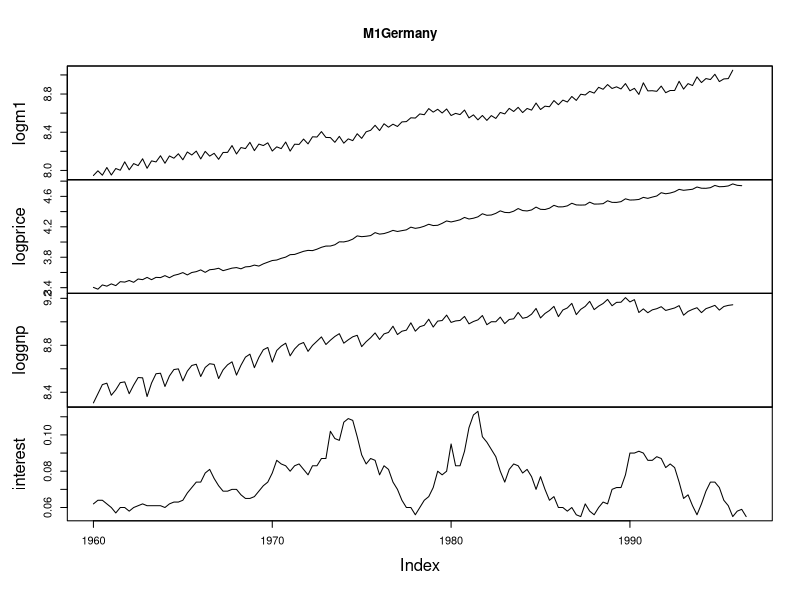
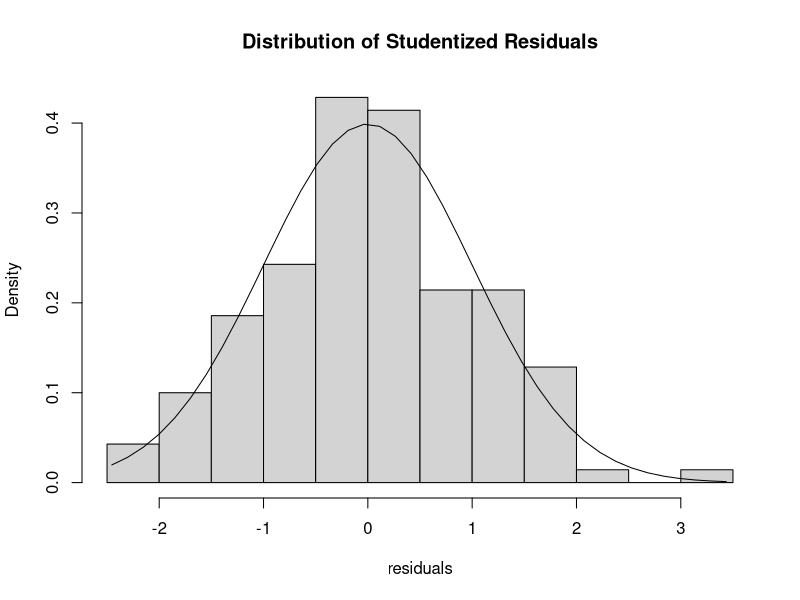

These figures' R source, in order:
## ---- chunk 1
install.packages("dynlm")
library(dynlm)
library(car)
M1Germany #duomenys
## ---- chunk 2
plot(M1Germany)
## ---- chunk 3
mod1 <- dynlm((logm1)~L(logprice,3)+d((L(loggnp,2)))+(L(interest,1)), data = M1Germany, start = c(1960,1), end = c(1996,3))
summary(mod1)
mod2 <- dynlm((logm1)~L(logprice,4)+d((L(loggnp,2)))+(L(interest,2)), data = M1Germany, start = c(1960,1), end = c(1996,3))
summary(mod2)
mod3 <- dynlm((logm1)~L(logprice,1)+d((L(loggnp,3)))+(L(interest,2)), data = M1Germany, start = c(1960,1), end = c(1996,3))
summary(mod3)
mod4 <- dynlm((logm1)~L(logprice,1)+(L(interest,2)), data = M1Germany, start = c(1960,1), end = c(1996,3))
summary(mod4)
mod5 <- dynlm((logm1)~L(logprice,2)+d((L(loggnp,2)))+(L(interest,1)), data = M1Germany, start = c(1960,1), end = c(1996,3))
summary(mod5)
mod6 <-dynlm((logm1)~L(logprice,5)+d((L(loggnp,3)))+(L(interest,1)), data = M1Germany, start = c(1960,1), end = c(1996,3)) 
summary(mod6)
mod7 <- dynlm((logm1)~L(logprice,5)+(L(interest,1)), data = M1Germany, start = c(1960,1), end = c(1996,3))
summary(mod7)
## ---- chunk 4
cor(M1Germany, use="na.or.complete") # Taigi duomenys yra koreliuoti
## ---- chunk 5
vif(mod1)
vif(mod2)
vif(mod3)
vif(mod4) 
vif(mod5)
vif(mod6)
vif(mod7)
## ---- chunk 6
AIC(mod1)
AIC(mod2)
AIC(mod3)
AIC(mod4)
AIC(mod5)
AIC(mod6)
AIC(mod7)
## ---- chunk 7
library(MASS)
residuals <- studres(mod3)
hist(residuals, freq=FALSE,
   main="Distribution of Studentized Residuals")
xmod3<-seq(min(residuals),max(residuals),length=40)
ymod3<-dnorm(xmod3)
lines(xmod3, ymod3)
